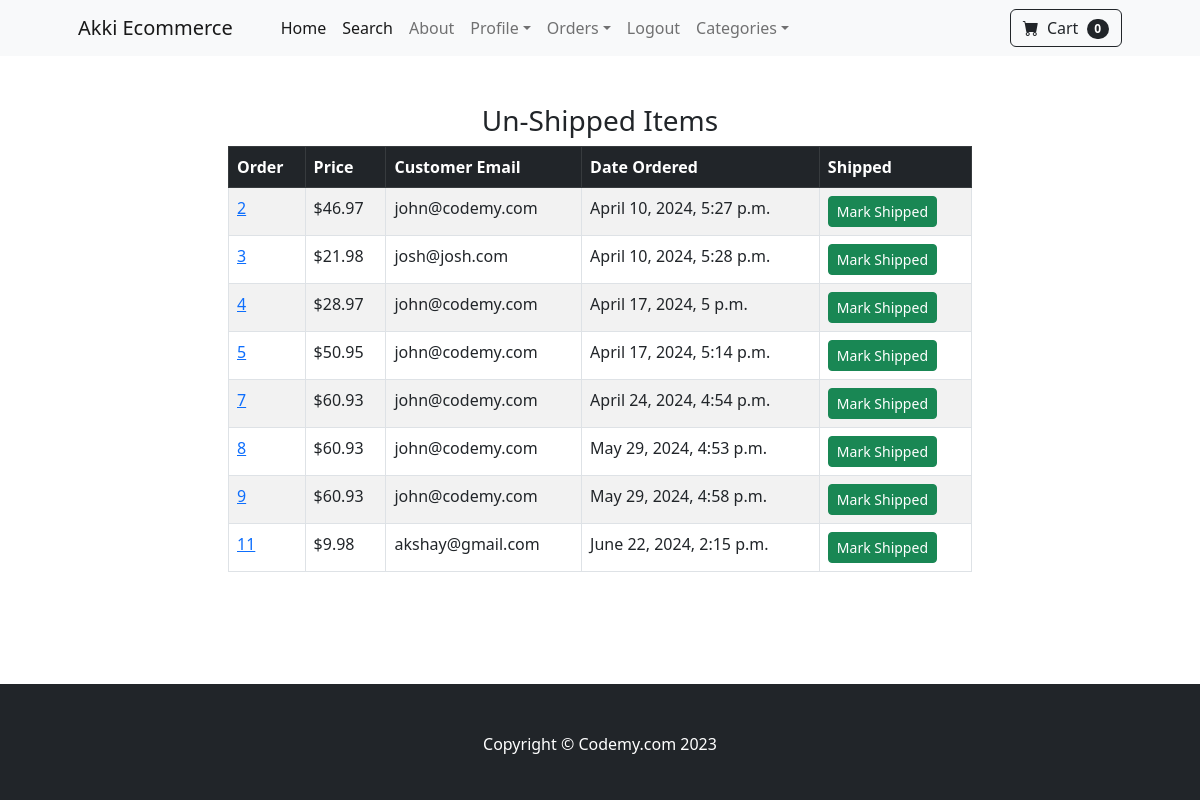
Page /payment/not_shipped_dash (signed in) on the committed database.
### payment/models.py (models this page shows, shortened)
class Order(models.Model):
	user = models.ForeignKey(User, on_delete=models.CASCADE, null=True, blank=True)
	full_name = models.CharField(max_length=250)
	email = models.EmailField(max_length=250)
	shipping_address = models.TextField(max_length=15000)
	amount_paid = models.DecimalField(max_digits=7, decimal_places=2)
	date_ordered = models.DateTimeField(auto_now_add=True)
	shipped = models.BooleanField(default=False)
	date_shipped = models.DateTimeField(blank=True, null=True)

### payment/views.py (the view, shortened to what this page needs)
# urls.py: path('not_shipped_dash', views.not_shipped_dash, name="not_shipped_dash"),
def not_shipped_dash(request):
	if request.user.is_authenticated and request.user.is_superuser:
		orders = Order.objects.filter(shipped=False)
		return render(request, "payment/not_shipped_dash.html", {"orders":orders})
	else:
		messages.success(request, "Access Denied")
		return redirect('home')

### cart/cart.py (called while the page is built)
	def __len__(self):
		return len(self.cart)

### cart/context_processors.py (called while the page is built)
def cart(request):
	return {'cart': Cart(request)}

### payment/templates/payment/not_shipped_dash.html (shortened to what this page needs)
{% extends 'base.html' %}
{% block content %}
        <div class="container">
        	<div class="row">
        		<center>
        			<div class="col-8">
        				<br/><br/>
<h3>Un-Shipped Items</h3>
<table class="table table-striped table-hover table-bordered">
  <thead class="table-dark">
    <tr>
      <th scope="col">Order</th>
      <th scope="col">Price</th>
      <th scope="col">Customer Email</th>
      <th scope="col">Date Ordered</th>
      <th scope="col">Shipped</th>
    </tr>
  </thead>
  <tbody>
  	{% for item in orders %}
    <tr>
      <td><a href="{% url 'orders' item.id %}">{{ item.id }}</a></td>
      <td>${{ item.amount_paid }}</td>
      <td>{{ item.email }}</td>
      <td>{{ item.date_ordered }}</td>
      <td>
        <form method="POST">
          <button type="Submit" class="btn btn-success btn-sm">Mark Shipped</button>
        </form>
      </td>
    </tr>
    {% endfor %}
  </tbody>
</table>
<br/><br/>
<br/><br/>
        			</div>
        		</center>
        	</div>
        </div>
{% endblock %}

### store/templates/base.html (shortened to what this page needs)
{% load static %}
<!DOCTYPE html>
<html lang="en">
    <head>
        <link href="https://cdn.jsdelivr.net/npm/bootstrap-icons@1.5.0/font/bootstrap-icons.css" rel="stylesheet" />
        <link href="{% static 'css/styles.css' %}" rel="stylesheet" />
    </head>
    <body>
        {% include 'navbar.html' %}
        {% block content %}
        {% endblock %}
        <footer class="py-5 bg-dark">
            <div class="container"><p class="m-0 text-center text-white">Copyright &copy; Codemy.com 2023</p></div>
        </footer>
    </body>
</html>

### store/templates/navbar.html (shortened to what this page needs)
        <nav class="navbar navbar-expand-lg navbar-light bg-light">
            <div class="container px-4 px-lg-5">
                <a class="navbar-brand" href="{% url 'home' %}">Akki Ecommerce</a>
                <div class="collapse navbar-collapse" id="navbarSupportedContent">
                    <ul class="navbar-nav me-auto mb-2 mb-lg-0 ms-lg-4">
                        <li class="nav-item"><a class="nav-link active" aria-current="page" href="{% url 'home' %}">Home</a></li>
                        <li class="nav-item"><a class="nav-link active" aria-current="page" href="{% url 'search' %}">Search</a></li>
                        <li class="nav-item"><a class="nav-link" href="{% url 'about' %}">About</a></li>
            {% if user.is_authenticated %}
   <li class="nav-item dropdown">
            <a class="nav-link dropdown-toggle" id="navbarDropdown" href="#" role="button" data-bs-toggle="dropdown" aria-expanded="false">Profile</a>
                        </li>
            {% if user.is_superuser %}
              <li class="nav-item dropdown">
            <a class="nav-link dropdown-toggle" id="navbarDropdown" href="#" role="button" data-bs-toggle="dropdown" aria-expanded="false">Orders</a>
                        </li>
            {% endif %}
               <li class="nav-item"><a class="nav-link" href="{% url 'logout' %}">Logout</a></li>
            {% else %}
               <li class="nav-item"><a class="nav-link" href="{% url 'login' %}">Login</a></li>
               <li class="nav-item"><a class="nav-link" href="{% url 'register' %}">Register</a></li>
            {% endif %}
                        <li class="nav-item dropdown">
                            <a class="nav-link dropdown-toggle" id="navbarDropdown" href="#" role="button" data-bs-toggle="dropdown" aria-expanded="false">Categories</a>
                        </li>
                    </ul>
                    <form class="d-flex">
<a href="{% url 'cart_summary' %}" class="btn btn-outline-dark"><i class="bi-cart-fill me-1"></i>
                            Cart
<span class="badge bg-dark text-white ms-1 rounded-pill" id="cart_quantity">{{ cart|length }}
</span></a>
                    </form>
                </div>
            </div>
        </nav>

### rows in the picture
Order: id "2", amount_paid "46.97", email "john@codemy.com", date_ordered "April 10, 2024, 5:27 p.m."
Order: id "3", amount_paid "21.98", email "josh@josh.com", date_ordered "April 10, 2024, 5:28 p.m."
Order: id "4", amount_paid "28.97", email "john@codemy.com", date_ordered "April 17, 2024, 5 p.m."
Order: id "5", amount_paid "50.95", email "john@codemy.com", date_ordered "April 17, 2024, 5:14 p.m."
Order: id "7", amount_paid "60.93", email "john@codemy.com", date_ordered "April 24, 2024, 4:54 p.m."
Order: id "8", amount_paid "60.93", email "john@codemy.com", date_ordered "May 29, 2024, 4:53 p.m."
Order: id "9", amount_paid "60.93", email "john@codemy.com", date_ordered "May 29, 2024, 4:58 p.m."
Order: id "11", amount_paid "9.98", email "akshay@gmail.com", date_ordered "June 22, 2024, 2:15 p.m."

### other values in the picture
{{ cart|length }} "0"
